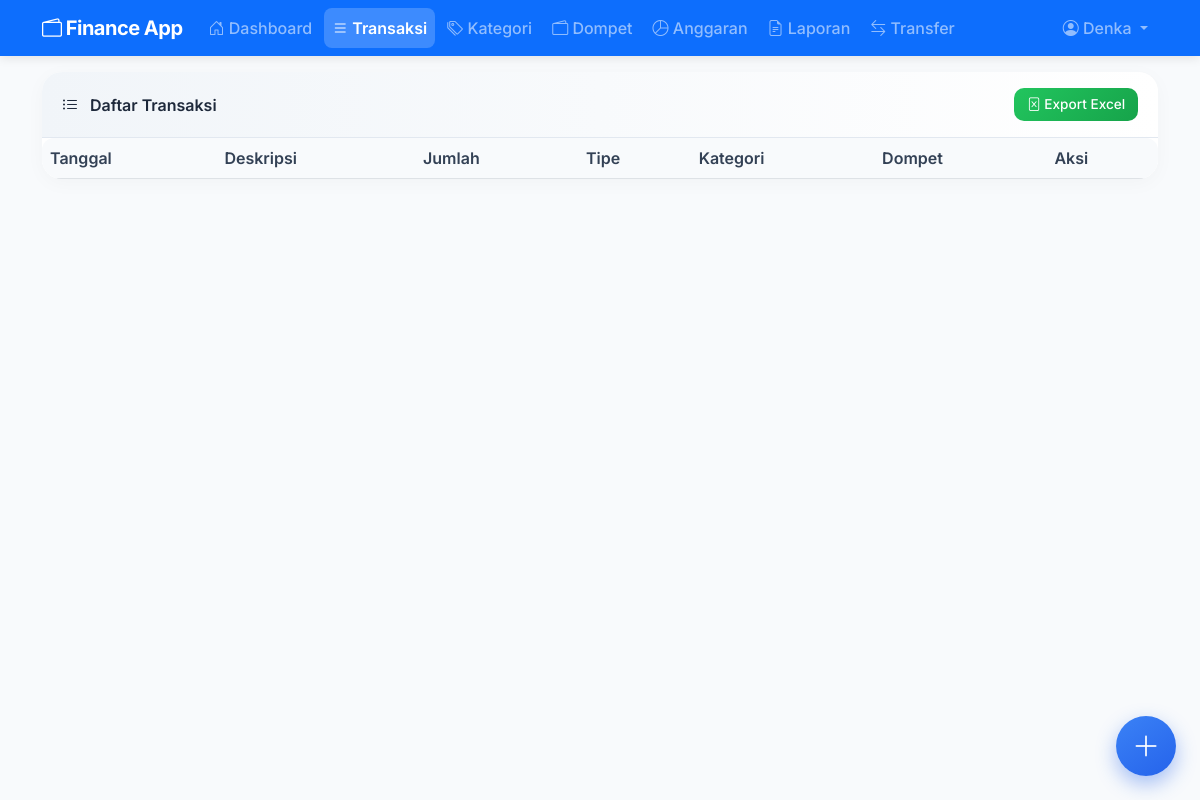
Page /transactions (signed in) on the earlier database version.
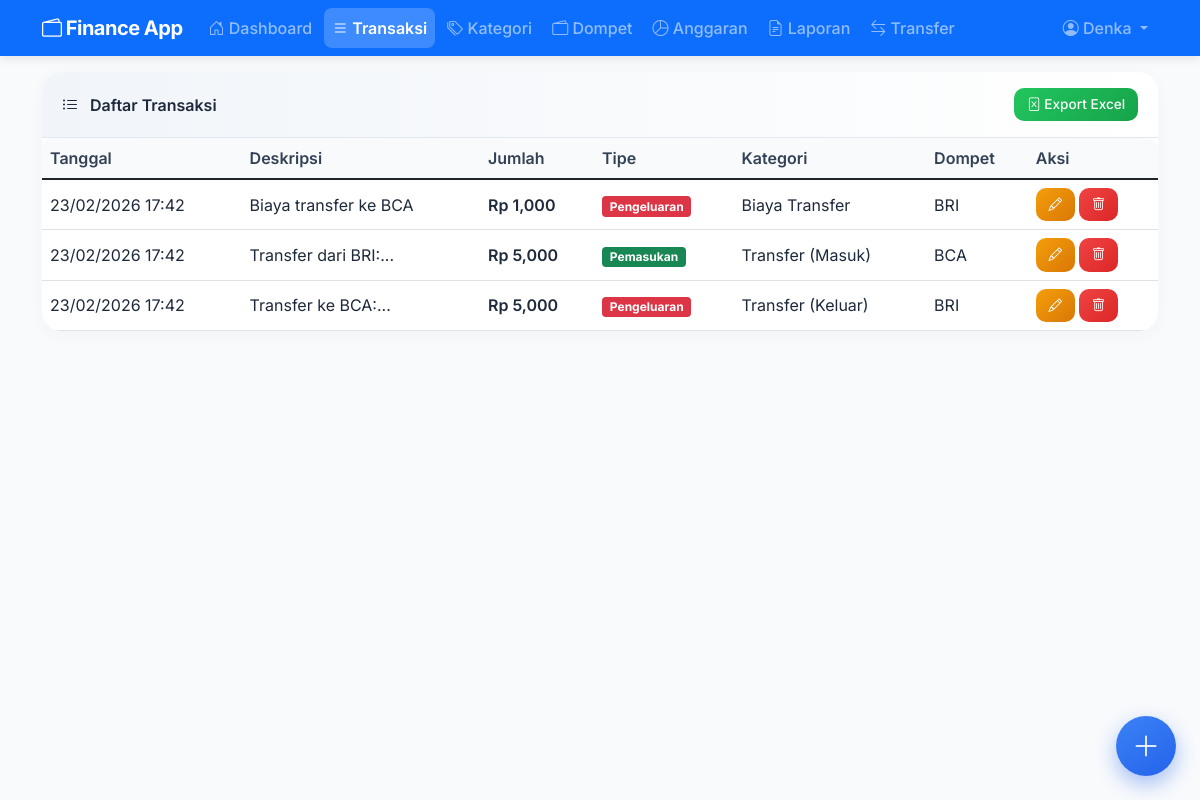
Same page on the later database version.
### models.py (models this page shows)
class User(UserMixin, db.Model):
    id = db.Column(db.Integer, primary_key=True)
    username = db.Column(db.String(80), unique=True, nullable=False)
    password = db.Column(db.String(120), nullable=False)
    categories = db.relationship('Category', backref='user', lazy=True, cascade='all, delete-orphan')
    wallets = db.relationship('Wallet', backref='user', lazy=True, cascade='all, delete-orphan')
    transactions = db.relationship('Transaction', backref='user', lazy=True, cascade='all, delete-orphan')
    budgets = db.relationship('Budget', backref='user', lazy=True, cascade='all, delete-orphan')
    shared_wallets = db.relationship('SharedWallet', foreign_keys='SharedWallet.shared_with_id', back_populates='shared_with_user', lazy=True)

class Transaction(db.Model):
    id = db.Column(db.Integer, primary_key=True)
    amount = db.Column(db.Float, nullable=False)
    description = db.Column(db.String(200))
    date = db.Column(db.DateTime, default=datetime.utcnow)
    type = db.Column(db.String(10))  # 'income' atau 'expense'
    category_id = db.Column(db.Integer, db.ForeignKey('category.id'), nullable=False)
    wallet_id = db.Column(db.Integer, db.ForeignKey('wallet.id'), nullable=False)
    user_id = db.Column(db.Integer, db.ForeignKey('user.id'), nullable=False)
    category = db.relationship('Category')

class Category(db.Model):
    id = db.Column(db.Integer, primary_key=True)
    name = db.Column(db.String(100), nullable=False)
    type = db.Column(db.String(10))  # 'income' atau 'expense'
    user_id = db.Column(db.Integer, db.ForeignKey('user.id'), nullable=False)

class Wallet(db.Model):
    id = db.Column(db.Integer, primary_key=True)
    name = db.Column(db.String(100), nullable=False)
    type = db.Column(db.String(10))  # 'cash' atau 'digital'
    balance = db.Column(db.Float, default=0.0)
    user_id = db.Column(db.Integer, db.ForeignKey('user.id'), nullable=False)
    transactions = db.relationship('Transaction', backref='wallet', lazy=True, cascade='all, delete-orphan')
    shared_with = db.relationship('SharedWallet', back_populates='wallet', lazy=True, cascade='all, delete-orphan')

### app.py (the view)
@app.route('/transactions')
@login_required
def transactions():
    trans = Transaction.query.filter_by(user_id=current_user.id).order_by(Transaction.date.desc()).all()
    categories = Category.query.filter_by(user_id=current_user.id).all()
    wallets = Wallet.query.filter_by(user_id=current_user.id).all()
    shared_wallets = SharedWallet.query.filter_by(shared_with_id=current_user.id, permission='add').all()
    shared_wallet_objects = [sw.wallet for sw in shared_wallets]
    all_wallets = wallets + shared_wallet_objects
    return render_template('transactions.html', transactions=trans, categories=categories, wallets=all_wallets)

### app.py (called while the page is built)
@login_manager.user_loader
def load_user(user_id):
    return User.query.get(int(user_id))

### templates/transactions.html (shortened to what this page needs)
{% extends "base.html" %}
{% block content %}
<div class="card">
    <div class="card-header bg-transparent d-flex justify-content-between align-items-center flex-wrap">
        <span><i class="bi bi-list-ul me-2"></i> Daftar Transaksi</span>
        <a href="{{ url_for('export_excel') }}" class="btn btn-success btn-sm mt-2 mt-sm-0"><i class="bi bi-file-excel"></i> Export Excel</a>
    </div>
    <div class="card-body p-0">
        <div class="table-responsive">
            <table class="table table-hover align-middle mb-0">
                <thead>
                    <tr>
                        <th>Tanggal</th>
                        <th>Deskripsi</th>
                        <th>Jumlah</th>
                        <th>Tipe</th>
                        <th>Kategori</th>
                        <th>Dompet</th>
                        <th>Aksi</th>
                    </tr>
                </thead>
                <tbody>
                    {% for t in transactions %}
                    <tr>
                        <td>{{ t.date.strftime('%d/%m/%Y %H:%M') }}</td>
                        <td>{{ t.description|truncate(25) }}</td>
                        <td class="{{ 'income' if t.type=='income' else 'expense' }}">Rp {{ "{:,.0f}".format(t.amount) }}</td>
                        <td><span class="badge {{ 'bg-success' if t.type=='income' else 'bg-danger' }}">{{ 'Pemasukan' if t.type=='income' else 'Pengeluaran' }}</span></td>
                        <td>{{ t.category.name }}</td>
                        <td>{{ t.wallet.name }}</td>
                        <td>
                            <div class="d-flex flex-wrap gap-1">
                                <a href="#" class="btn btn-sm btn-warning" data-bs-toggle="modal" data-bs-target="#editModal{{ t.id }}" title="Edit"><i class="bi bi-pencil"></i></a>
                                <a href="{{ url_for('delete_transaction', id=t.id) }}" class="btn btn-sm btn-danger delete-confirm" title="Hapus"><i class="bi bi-trash"></i></a>
                            </div>
                        </td>
                    </tr>
                    {% endfor %}
                </tbody>
            </table>
        </div>
    </div>
</div>
{% endblock %}

### templates/base.html (shortened to what this page needs)
<!DOCTYPE html>
<html lang="id">
<head>
    <link href="https://cdn.jsdelivr.net/npm/bootstrap@5.1.3/dist/css/bootstrap.min.css" rel="stylesheet">
    <link rel="stylesheet" href="https://cdn.jsdelivr.net/npm/bootstrap-icons@1.8.1/font/bootstrap-icons.css">
    <link rel="stylesheet" href="{{ url_for('static', filename='css/style.css') }}">
</head>
<body>
    <nav class="navbar navbar-expand-lg navbar-dark bg-primary sticky-top">
        <div class="container">
            <a class="navbar-brand fw-bold" href="{{ url_for('dashboard') }}">
                <i class="bi bi-wallet2"></i> Finance App
            </a>
            <div class="collapse navbar-collapse" id="navbarNav">
                <ul class="navbar-nav me-auto mb-2 mb-lg-0">
                    <li class="nav-item">
                        <a class="nav-link {% if request.endpoint == 'dashboard' %}active{% endif %}" href="{{ url_for('dashboard') }}">
                            <i class="bi bi-house-door"></i> Dashboard
                        </a>
                    </li>
                    <li class="nav-item">
                        <a class="nav-link {% if request.endpoint == 'transactions' %}active{% endif %}" href="{{ url_for('transactions') }}">
                            <i class="bi bi-list"></i> Transaksi
                        </a>
                    </li>
                    <li class="nav-item">
                        <a class="nav-link {% if request.endpoint == 'categories' %}active{% endif %}" href="{{ url_for('categories') }}">
                            <i class="bi bi-tags"></i> Kategori
                        </a>
                    </li>
                    <li class="nav-item">
                        <a class="nav-link {% if request.endpoint == 'wallets' %}active{% endif %}" href="{{ url_for('wallets') }}">
                            <i class="bi bi-wallet2"></i> Dompet
                        </a>
                    </li>
                    <li class="nav-item">
                        <a class="nav-link {% if request.endpoint == 'budgets' %}active{% endif %}" href="{{ url_for('budgets') }}">
                            <i class="bi bi-pie-chart"></i> Anggaran
                        </a>
                    </li>
                    <li class="nav-item">
                        <a class="nav-link {% if request.endpoint == 'reports' %}active{% endif %}" href="{{ url_for('reports') }}">
                            <i class="bi bi-file-earmark-text"></i> Laporan
                        </a>
                    </li>
<li class="nav-item">
    <a class="nav-link {% if request.endpoint == 'transfer' %}active{% endif %}" href="{{ url_for('transfer') }}">
        <i class="bi bi-arrow-left-right"></i> Transfer
    </a>
</li>
                </ul>
                <ul class="navbar-nav">
                    <li class="nav-item dropdown">
                        <a class="nav-link dropdown-toggle" href="#" id="userDropdown" role="button" data-bs-toggle="dropdown" aria-expanded="false">
                            <i class="bi bi-person-circle"></i> {{ current_user.username }}
                        </a>
                    </li>
                </ul>
            </div>
        </div>
    </nav>
    <main class="container my-3 pb-5">
        {% block content %}{% endblock %}
    </main>
    <a href="#" class="floating-btn" data-bs-toggle="modal" data-bs-target="#addTransactionModal" title="Tambah Transaksi">
        <i class="bi bi-plus-lg"></i>
    </a>
</body>
</html>

### static/css/style.css (style rules this page uses)
body { font-family: 'Inter', sans-serif; background-color: #f8fafc; color: #1e293b; -webkit-font-smoothing: antialiased; -moz-osx-font-smoothing: grayscale; }
.navbar { box-shadow: 0 2px 10px rgba(0,0,0,0.1); backdrop-filter: blur(10px); -webkit-backdrop-filter: blur(10px); }
.navbar-brand { font-weight: 700; letter-spacing: -0.5px; }
.nav-link { font-weight: 500; transition: all 0.2s; border-radius: 8px; margin: 0 2px; }
.nav-link.active { background-color: rgba(255,255,255,0.2); font-weight: 600; }
.floating-btn { position: fixed; bottom: 24px; right: 24px; width: 60px; height: 60px; border-radius: 30px; background: linear-gradient(145deg, #3b82f6, #2563eb); color: white; display: flex; align-items: center; justify-content: center; font-size: 28px; text-decoration: none; box-shadow: 0 8px 20px rgba(37, 99, 235, 0.4); z-index: 1000; border: none; cursor: pointer; transition: transform 0.2s, box-shadow 0.2s; animation: float 3s ease-in-out infinite; }
.card { border: none; border-radius: 20px; box-shadow: 0 4px 20px rgba(0,0,0,0.03); transition: transform 0.2s, box-shadow 0.2s; background-color: white; overflow: hidden; }
.card-header { background: linear-gradient(90deg, #f1f5f9, #ffffff); border-bottom: 1px solid #e2e8f0; font-weight: 600; padding: 1rem 1.25rem; }
.table-responsive { border-radius: 12px; overflow: hidden; }
.table { margin-bottom: 0; background-color: white; }
.table th { background-color: #f8fafc; font-weight: 600; color: #334155; border-bottom-width: 1px; white-space: nowrap; }
.table td { vertical-align: middle; color: #1e293b; }
.income { color: #16a34a; font-weight: 600; }
.expense { color: #dc2626; font-weight: 600; }
.btn { border-radius: 12px; font-weight: 500; padding: 0.6rem 1.2rem; transition: all 0.2s; }
.btn-danger { background: linear-gradient(135deg, #ef4444, #dc2626); border: none; }
.btn-warning { background: linear-gradient(135deg, #f59e0b, #d97706); border: none; color: white; }
.btn-success { background: linear-gradient(135deg, #22c55e, #16a34a); border: none; }
.btn-sm { border-radius: 10px; padding: 0.4rem 0.8rem; font-size: 0.85rem; }

Differences in the rows shown:
added Transaction: date "23/02/2026 17:42", description "Biaya transfer ke BCA", amount "1,000", type "Pengeluaran", category.name "Biaya Transfer", wallet.name "BRI"
added Transaction: date "23/02/2026 17:42", description "Transfer dari BRI:...", amount "5,000", type "Pemasukan", category.name "Transfer (Masuk)", wallet.name "BCA"
added Transaction: date "23/02/2026 17:42", description "Transfer ke BCA:...", amount "5,000", type "Pengeluaran", category.name "Transfer (Keluar)", wallet.name "BRI"
